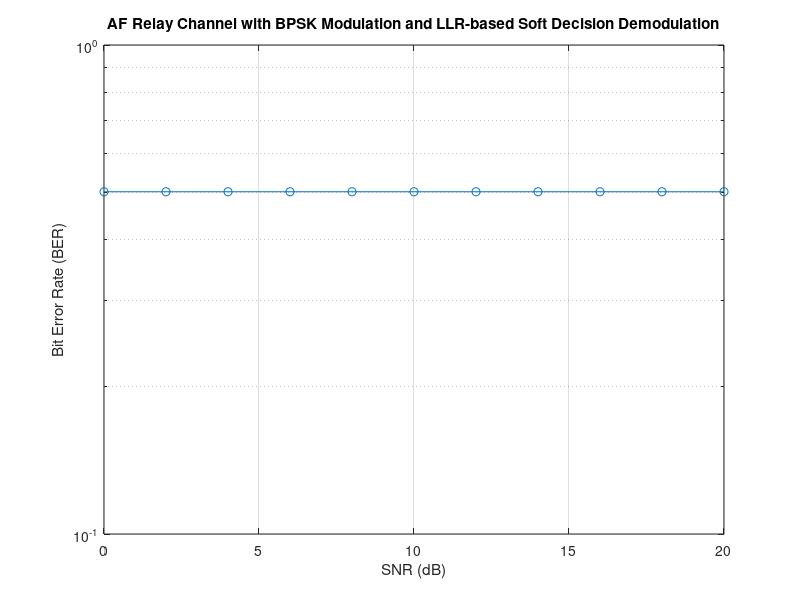

Write MATLAB code to recreate this figure.
clc;
close all
clear all;

% Parameters
numBits = 100000; % Number of bits
SNR_dB = 0:2:20;  % SNR range in dB

% Convert SNR from dB to linear scale
SNR_linear = 10.^(SNR_dB / 10);

% Relay amplification gain
G = 2;

% Initialize BER vector
BER = zeros(size(SNR_dB));

% Generate random bits
bits = randi([0 1], 1, numBits);

% BPSK modulation
symbols = 2 * bits - 1;

for snrIdx = 1:length(SNR_dB)
    
    
    
    % Transmit through source-relay-destination
    h_sr = (randn(1, numBits) + 1i * randn(1, numBits)) / sqrt(2);
    h_rd = (randn(1, numBits) + 1i * randn(1, numBits)) / sqrt(2);
    
    % Add AWGN at source
    Es = 1; % Symbol energy for BPSK
    noiseVar_source = Es / (2 * SNR_linear(snrIdx));
    noise_source = sqrt(noiseVar_source) * randn(size(symbols));
    received_source = symbols + noise_source;
    
    % Amplify the signal at the relay
    received_relay = G * received_source .* h_sr;
    
    % Add AWGN at relay
    noiseVar_relay = Es / (2 * SNR_linear(snrIdx));
    noise_relay = sqrt(noiseVar_relay) * randn(size(received_relay));
    received_relay = received_relay + noise_relay;
    
    % Amplify the signal at the destination
    received_destination = received_relay .* h_rd;
    
    % Add AWGN at destination
    noiseVar_destination = Es / (2 * SNR_linear(snrIdx));
    noise_destination = sqrt(noiseVar_destination) * randn(size(received_destination));
    received_destination = received_destination + noise_destination;
    
    % LLR calculation
    LLR = 2 * received_destination / noiseVar_destination;
    
    % LLR-based soft decision demodulation
    decodedBits = LLR < 0;
    
    % Calculate BER
    errors = sum(decodedBits ~= bits);
    BER(snrIdx) = errors / numBits;
end

% Plot BER vs SNR
semilogy(SNR_dB, BER, 'o-');
xlabel('SNR (dB)');
ylabel('Bit Error Rate (BER)');
title('AF Relay Channel with BPSK Modulation and LLR-based Soft Decision Demodulation');
grid on;
